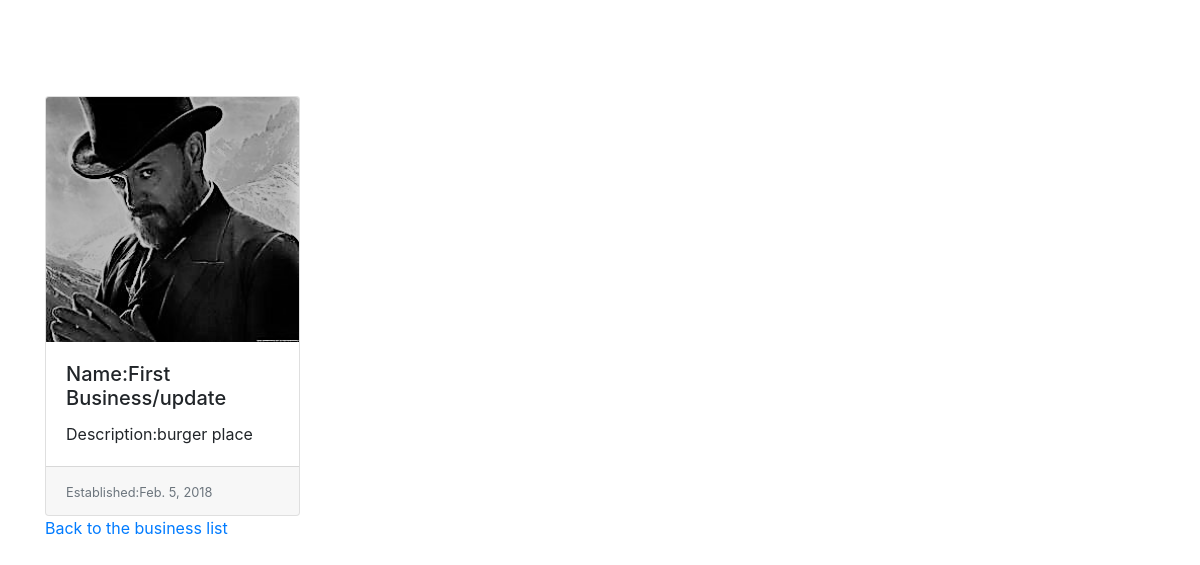
Page /detail/1/ on the earlier database version.
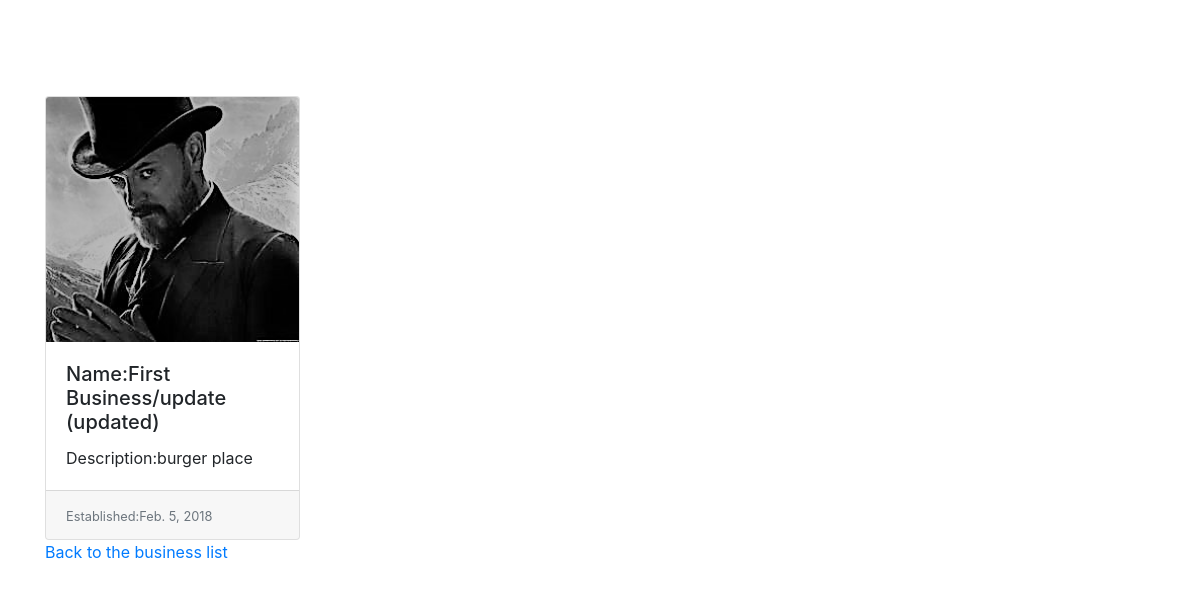
Same page on the later database version.
### money/models.py (models this page shows, shortened)
class Business(models.Model):
	name = models.CharField(max_length=120)
	description = models.TextField()
	established = models.DateField(null=True)
	image = models.ImageField(null=True, blank=True, upload_to="post_images")

### money/views.py (the view)
# urls.py: path('detail/<int:business_id>/', views.detail,name='detail'),
def detail(request, business_id):
	object_list = Business.objects.get(id=business_id)
	context = {
	"object_list": object_list
	}
	return render(request, 'detail.html', context)

### money/templates/detail.html (shortened to what this page needs)
{% extends "base.html" %}
{% block content %}
<br>
<br>
<br>
<br>
<div class="card-deck">
  <div class="card">
    <img class="card-img-top" src="{{object_list.image.url}}" alt="Card image cap">
    <div class="card-body">
      <h5 class="card-title">Name:{{object_list.name}}</h5>
      <p class="card-text">Description:{{object_list.description}}</p>
      </div>
      <div class="card-footer">
      <small class="text-muted">Established:{{object_list.established}}</small>
    </div>
  </div>
</div>
<a href="{% url 'list' %}">
  <p>
    Back to the business list
  </p>
  </a>
{% endblock content %}

### money/templates/base.html (shortened to what this page needs)
<!doctype html>
<html lang="en">
  <head>
    <link rel="stylesheet" href="https://maxcdn.bootstrapcdn.com/bootstrap/4.0.0/css/bootstrap.min.css">
  </head>
  <body>
    <div class="container">
      <div class="row">
  <div class="col-6 col-sm-3">
  <div class="w-100">
    {% block content %}
    {% endblock %}
    </div>
  </div>
</div>
</div>
  </body>
</html>

Differences in the rows shown:
changed Business "burger place": name "First Business/update" → "First Business/update (updated)"
